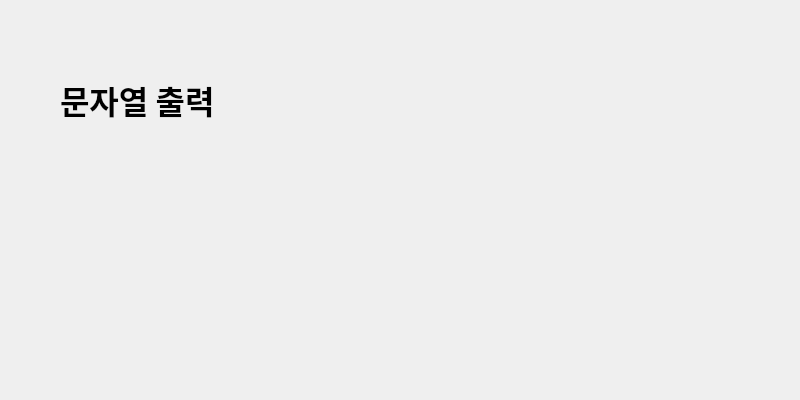
<?xml version="1.0" encoding="UTF-8"?>
<ui version="4.0">
 <class>Dialog</class>
 <widget class="QDialog" name="Dialog">
  <property name="geometry">
   <rect>
    <x>0</x>
    <y>0</y>
    <width>800</width>
    <height>400</height>
   </rect>
  </property>
  <property name="windowTitle">
   <string>Dialog</string>
  </property>
  <widget class="QLabel" name="label">
   <property name="geometry">
    <rect>
     <x>60</x>
     <y>50</y>
     <width>600</width>
     <height>100</height>
    </rect>
   </property>
   <property name="font">
    <font>
     <family>맑은 고딕</family>
     <pointsize>24</pointsize>
     <weight>75</weight>
     <bold>true</bold>
    </font>
   </property>
   <property name="text">
    <string>문자열 출력</string>
   </property>
  </widget>
 </widget>
 <resources/>
 <connections/>
</ui>
